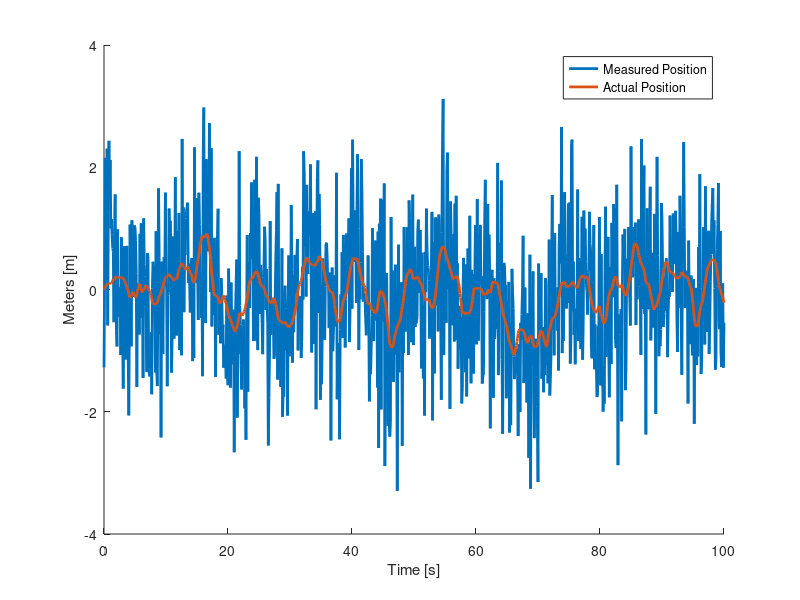

This figure's MATLAB source: (Note: this script raises an error after producing the figure.)
%% Formatting
clc
clear
close all
format shortg
%% Begin Problem 1 Part A
% Constants/Simulation Parameters
tFinal = 100; % [s]
tStart = 0; % [s]
dt = 0.1; % [s]

tSequence = tStart:dt:tFinal; % [s] (array)

plotFontSize = 14;

% State Space System
A_CL = [0 1;-1 -1.4]; % Closed-Loop A-Matrix


B = [0;1];
C = [1 0];

% Pre-allocating for speed
X = zeros(2,length(tSequence));
Y = zeros(1,length(tSequence));
w = zeros(1,length(tSequence));
Q = zeros(1,length(tSequence));
eta = zeros(1,length(tSequence));
R = zeros(1,length(tSequence));

% Beginning Simulation
for i = 1:length(tSequence)

    % Simulating Process Noise
    w(i) = 2*randn();
    Q(i) = mean(w(i)*w(i)');

    % Simulating Sensor Noise
    eta(i) = randn();
    R(i) = mean(eta(i)*eta(i)');
    % Simulation is Continuous
    X_dot = A_CL*X(:,i) + B*w(i);
    X(:,i+1) = X_dot*dt + X(:,i);

    % Measurement
    Y(i+1) = C*X(:,i+1) + randn(1,1);
end

% Plotting Simulation
simFig = figure('Position',[500 250 1000 600],'Name','Continuous Model simulation');
hold on
plot(tSequence,Y(2:end),'LineWidth',2)
plot(tSequence,X(1,2:end),'LineWidth',2)
legend('Measured Position','Actual Position')
ylabel('Meters [m]')
xlabel('Time [s]')
fontsize(simFig,plotFontSize,"points")
saveas(simFig,'Q1_simulation.png')

%% Begin Problem 1 Part B
Q = mean(Q);
Q_d = B*Q*B'*dt;
R_d = mean(R);

%% Begin Problem 1 Part C

% Defining discrete dynamic model
trick = expm([-A_CL (B*Q*B');zeros(2) A_CL']*dt);
A_d = trick(3:4,3:4)';
Q_d = A_d*trick(1:2,3:4);
% Pre-allocating for speed
X_hat = zeros(2,length(tSequence));
P = eye(2);
P_minus = zeros(2,2,length(tSequence)-1);
P_plus = zeros(2,2,length(tSequence)-1);
L_k = zeros(2,length(tSequence)-1);

% Beginning Kalman Filter Simulation
for i = 1:length(tSequence)-1

    % Time Update
    X_hat(:,i+1) = A_d*X_hat(:,i);
    P_minus(:,:,i+1) = A_d*P_plus(:,:,i)*A_d' + Q_d;

    % Measurement Update
    L_k(:,i) = P_minus(:,:,i+1)*C'*(C*P_minus(:,:,i+1)*C' + R_d)^-1;
    P_plus(:,:,i+1)  = (eye(2) - L_k(:,i)*C)*P_minus(:,:,i+1);
    X_hat(:,i+1) = X_hat(:,i+1) + L_k(:,i)*(Y(i) - C*X_hat(:,i+1));

end

% Plotting Kalman Filter
KFFig = figure('Position',[500 250 1000 600],'Name','Continuous Model simulation');
hold on
plot(tSequence,X_hat(1,:),'LineWidth',2)
plot(tSequence,X(1,2:end),'LineWidth',2)
legend('Filtered Position','Actual Position')
ylabel('Meters [m]')
% ylim([-4 4])
xlabel('Time [s]')
fontsize(KFFig,plotFontSize,"points")
saveas(KFFig,'Q1_filter.png')

gainFig = figure('Position',[500 250 1000 600],'Name','Continuous Model simulation');
hold on
plot(tSequence(2:end),L_k(1,:),'LineWidth',2)
plot(tSequence(2:end),L_k(2,:),'LineWidth',2)
legend('Gain 1','Gain 2','Location','best')
ylabel('Gain Values')
% ylim([-4 4])
xlabel('Time [s]')
fontsize(gainFig,plotFontSize,"points")
saveas(gainFig,'Q1_gain.png')

%% Problem 1 Part D
N = sqrt((std(X(1,2:end) - X_hat(1,:)))^2 + ((std(X(2,2:end) - X_hat(2,:))))^2)

%% Begin Problem 1 Part E
Q = linspace(0,4,25);
R_d = linspace(0,1,25);
for k = 1:length(Q)
    for j = 1:length(R_d)
        % Defining discrete dynamic model
        trick = expm([-A_CL (B*Q(k)*B');zeros(2) A_CL']*dt);
        A_d = trick(3:4,3:4)';
        Q_d = A_d*trick(1:2,3:4);
        % Pre-allocating for speed
        X_hat = zeros(2,length(tSequence));
        P = eye(2);
        P_minus = zeros(2,2,length(tSequence)-1);
        P_plus = zeros(2,2,length(tSequence)-1);
        L_k = zeros(2,length(tSequence)-1);

        % Beginning Kalman Filter Simulation
        for i = 1:length(tSequence)-1

            % Time Update
            X_hat(:,i+1) = A_d*X_hat(:,i);
            P_minus(:,:,i+1) = A_d*P_plus(:,:,i)*A_d' + Q_d;

            % Measurement Update
            L_k(:,i) = P_minus(:,:,i+1)*C'*(C*P_minus(:,:,i+1)*C' + R_d(j))^-1;
            P_plus(:,:,i+1)  = (eye(2) - L_k(:,i)*C)*P_minus(:,:,i+1);
            X_hat(:,i+1) = X_hat(:,i+1) + L_k(:,i)*(Y(i) - C*X_hat(:,i+1));

        end
        N(j,k) = sqrt((std(X(1,2:end) - X_hat(1,:)))^2 + ((std(X(2,2:end) - X_hat(2,:))))^2);
    end
end
[minNR,Rindx] = min(N)
[minNQ,Qindx] = min(min(N))
LowR = R_d(Rindx(Qindx))
LowQ = Q(Qindx)
QR = LowQ/LowR